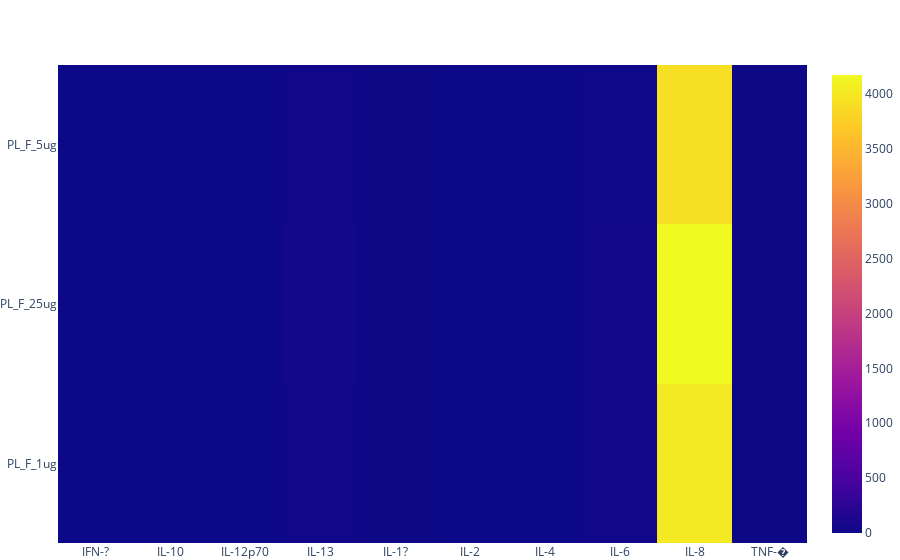

Notebook code cell kept with this figure:
### Markdown cell above
## 21O

### Code cell
showHM_perGrp("67L")

### Figure 1 — Plotly figure (JSON) as saved in the notebook; plotly's stock layout.template omitted (floating-point values rounded to 4 significant figures)
{"data": [{"transpose": true, "type": "heatmap", "x": ["IFN-?", "IFN-?", "IFN-?", "IFN-?", "IFN-?", "IFN-?", "IL-10", "IL-10", "IL-10", "IL-10", "IL-10", "IL-10", "IL-12p70", "IL-12p70", "IL-12p70", "IL-12p70", "IL-12p70", "IL-12p70", "IL-13", "IL-13", "IL-13", "IL-13", "IL-13", "IL-13", "IL-1?", "IL-1?", "IL-1?", "IL-1?", "IL-1?", "IL-1?", "IL-2", "IL-2", "IL-2", "IL-2", "IL-2", "IL-2", "IL-4", "IL-4", "IL-4", "IL-4", "IL-4", "IL-4", "IL-6", "IL-6", "IL-6", "IL-6", "IL-6", "IL-6", "IL-8", "IL-8", "IL-8", "IL-8", "IL-8", "IL-8", "TNF-�", "TNF-�", "TNF-�", "TNF-�", "TNF-�", "TNF-�"], "y": ["PL_F_1ug", "PL_F_1ug", "PL_F_25ug", "PL_F_25ug", "PL_F_5ug", "PL_F_5ug", "PL_F_1ug", "PL_F_1ug", "PL_F_25ug", "PL_F_25ug", "PL_F_5ug", "PL_F_5ug", "PL_F_1ug", "PL_F_1ug", "PL_F_25ug", "PL_F_25ug", "PL_F_5ug", "PL_F_5ug", "PL_F_1ug", "PL_F_1ug", "PL_F_25ug", "PL_F_25ug", "PL_F_5ug", "PL_F_5ug", "PL_F_1ug", "PL_F_1ug", "PL_F_25ug", "PL_F_25ug", "PL_F_5ug", "PL_F_5ug", "PL_F_1ug", "PL_F_1ug", "PL_F_25ug", "PL_F_25ug", "PL_F_5ug", "PL_F_5ug", "PL_F_1ug", "PL_F_1ug", "PL_F_25ug", "PL_F_25ug", "PL_F_5ug", "PL_F_5ug", "PL_F_1ug", "PL_F_1ug", "PL_F_25ug", "PL_F_25ug", "PL_F_5ug", "PL_F_5ug", "PL_F_1ug", "PL_F_1ug", "PL_F_25ug", "PL_F_25ug", "PL_F_5ug", "PL_F_5ug", "PL_F_1ug", "PL_F_1ug", "PL_F_25ug", "PL_F_25ug", "PL_F_5ug", "PL_F_5ug"], "z": [1.366, 0.8177, 1.718, 1.347, 0.6636, 0.329, 1.449, 0.2233, 1.537, 2.553, 3.126, 1.09, 0.8292, 0.8653, 4.217, 2.618, 1.921, 1.2, 29.93, 30.17, 32.21, 37.36, 26.5, 26.52, 5.955, 5.016, 5.466, 7.372, 4.397, 4.854, 3.174, 1.724, 6.829, 3.525, 3.439, 2.218, 0.1893, 0.1521, 0.1289, 0.234, 0.08132, 0.1216, 37.04, 25.98, 14.59, 35.43, 10.71, 12.37, 4157.0, 4021.0, 4119.0, 4172.0, 3940.0, 3927.0, 8.347, 6.167, 8.083, 7.424, 7.934, 6.438]}], "layout": {"autosize": true, "margin": {"b": 0, "l": 0, "r": 0, "t": 65}, "xaxis": {"autorange": true, "range": [-0.5, 9.5], "type": "category"}, "yaxis": {"autorange": true, "range": [-0.5, 2.5], "type": "category"}}}
